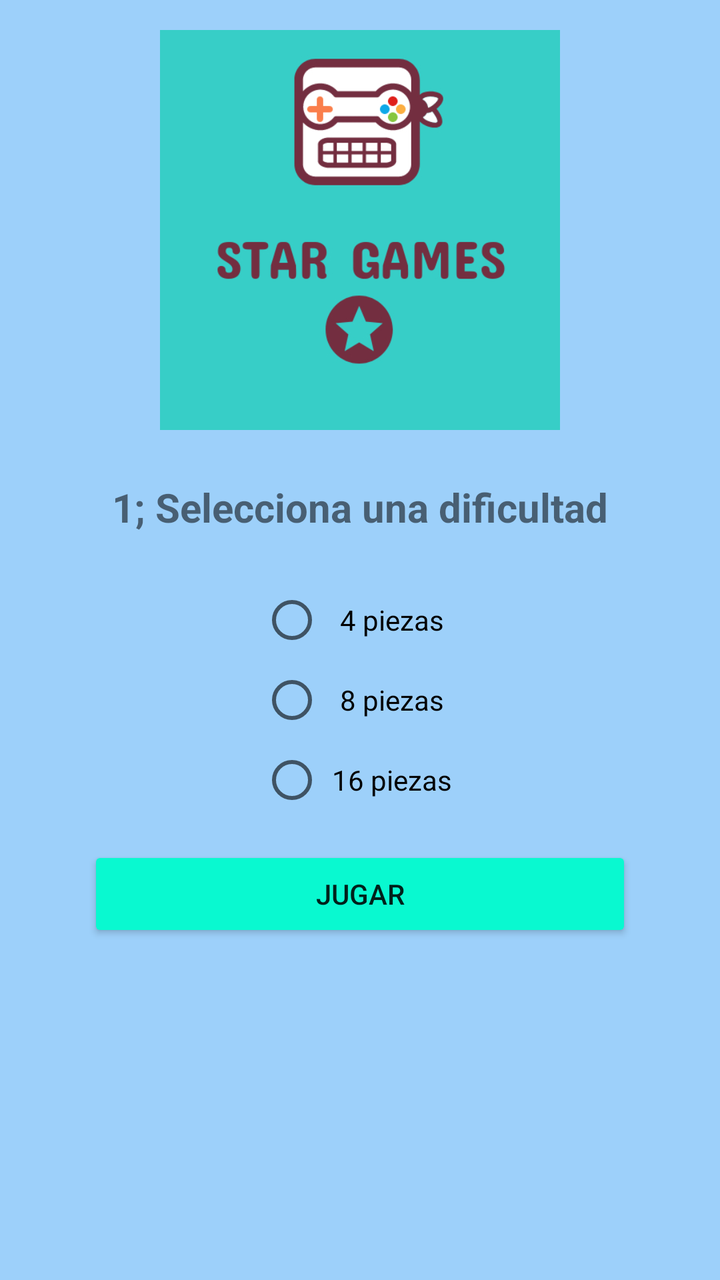
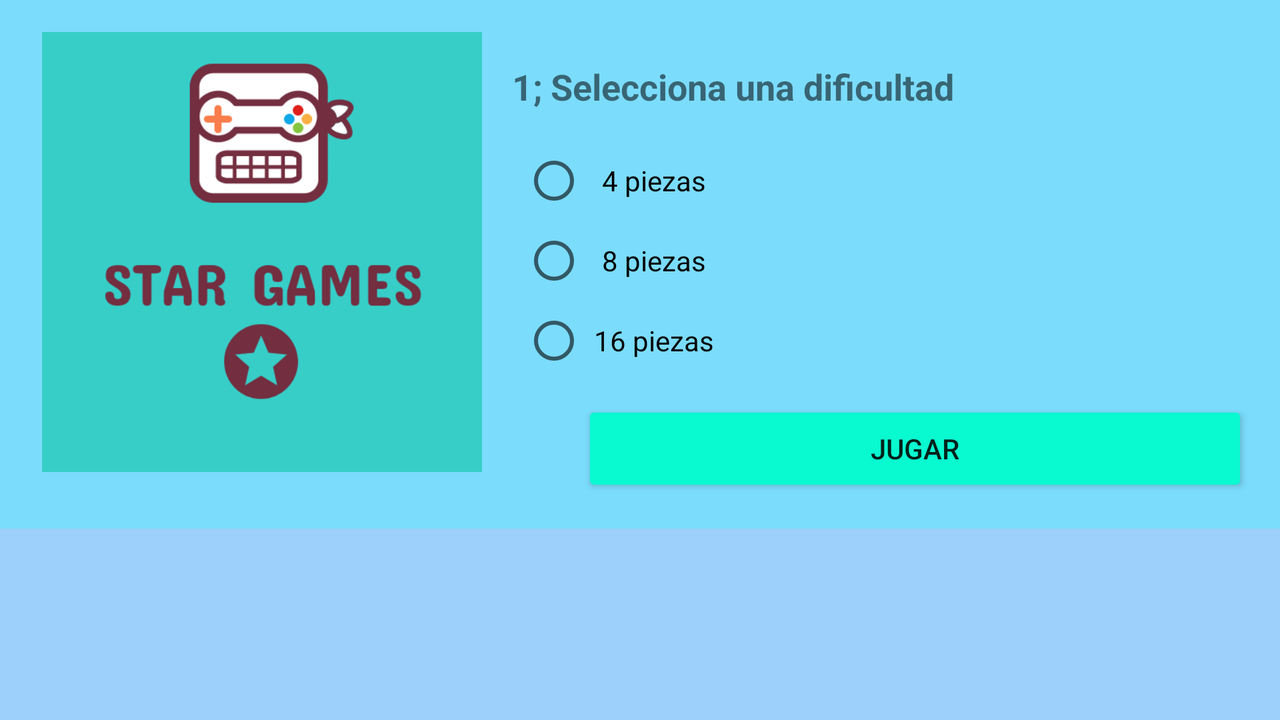

One screen, two layout resources from the same app: the default and the repository's alternative for another configuration. Each is rendered where Android would select it; the XML of both is given below.
<!-- AndroidManifest.xml: application theme AppTheme -->
<!-- res/layout/activity_seleccion.xml -->
<?xml version="1.0" encoding="utf-8"?>
<ScrollView xmlns:android="http://schemas.android.com/apk/res/android"
    android:layout_width="fill_parent"
    android:layout_height="fill_parent"
    android:background="@color/primary"
    android:fitsSystemWindows="true">

    <LinearLayout
        android:orientation="vertical"
        android:layout_width="match_parent"
        android:layout_height="wrap_content"
        android:paddingTop="15dp"
        android:paddingLeft="24dp"
        android:paddingRight="24dp">

        <ImageView android:src="@drawable/logo2"
            android:layout_width="200dp"
            android:layout_height="200dp"
            android:layout_marginBottom="10dp"
            android:layout_gravity="center_horizontal" />

        
        <TextView
            android:id="@+id/txtDificultad"
            android:layout_width="match_parent"
            android:layout_height="wrap_content"
            android:layout_centerInParent="true"
            android:text="@string/strSeleccionaDif"
            android:layout_alignParentStart="true"
            android:gravity="center"
            android:textSize="20dp"
            android:layout_marginBottom="10dp"
            android:textStyle="bold"
            android:layout_marginTop="15dp"
            />

        <android.support.design.widget.TextInputLayout
            android:layout_width="match_parent"
            android:layout_height="wrap_content"
            android:layout_marginTop="8dp"
            android:layout_marginBottom="8dp"
            android:gravity="center"
            >
            <RadioGroup
                android:id="@+id/btng_piezas"
                android:layout_width="wrap_content"
                android:layout_height="wrap_content"
                android:layout_below="@id/txtDificultad"
                android:layout_centerInParent="true"
                >
                <RadioButton
                    android:id="@+id/rdb_4piezas"
                    android:layout_width="100dp"
                    android:layout_height="30dp"
                    android:gravity="center"
                    android:text="@string/str_4piezas"
                    android:layout_marginTop="10dp"
                    />
                <RadioButton
                    android:id="@+id/rdb_8piezas"
                    android:layout_width="100dp"
                    android:layout_height="30dp"
                    android:gravity="center"
                    android:text="@string/str_8piezas"
                    android:layout_marginTop="10dp"
                    />
                <RadioButton
                    android:id="@+id/rdb_16piezas"
                    android:layout_width="100dp"
                    android:layout_height="30dp"
                    android:gravity="center"
                    android:text="@string/str_16piezas"
                    android:layout_marginTop="10dp"
                    />

            </RadioGroup>
        </android.support.design.widget.TextInputLayout>

        <android.support.v7.widget.AppCompatButton
            android:id="@+id/btn_jugar"
            android:layout_width="fill_parent"
            android:layout_height="wrap_content"
            android:layout_marginTop="10dp"
            android:layout_marginBottom="24dp"
            android:layout_marginRight="20dp"
            android:layout_marginLeft="20dp"
            android:padding="12dp"
            android:text="@string/str_jugar"
            android:theme="@style/MyButton4"
            android:layout_below="@id/btng_piezas"
            />
    </LinearLayout>
</ScrollView>
<!-- resources referenced by this layout -->
<resources>
  <color name="primary">#9dd0fa</color>
  <!-- drawable logo2: jpg bitmap (drawable, 82092 bytes) -->
  <string name="strSeleccionaDif">1; Selecciona una dificultad</string>
  <string name="str_16piezas">16 piezas</string>
  <string name="str_4piezas">4 piezas</string>
  <string name="str_8piezas">8 piezas</string>
  <string name="str_jugar">Jugar</string>
  <style name="MyButton4" parent="Theme.AppCompat.Light">
          <item name="colorControlHighlight">@color/turquesa</item>
          <item name="colorButtonNormal">@color/turquesa2</item>
      </style>
  <style name="AppTheme" parent="Theme.AppCompat.Light.DarkActionBar">
          
          <item name="colorPrimary">@color/colorPrimary</item>
          <item name="colorPrimaryDark">@color/colorPrimaryDark</item>
          <item name="colorAccent">@color/colorAccent</item>
      </style>
  <color name="turquesa">#04937b</color>
  <color name="turquesa2">#09f9d0</color>
  <color name="colorPrimary">#3a92f7</color>
  <color name="colorPrimaryDark">#303F9F</color>
  <color name="colorAccent">#1427fc</color>
</resources>
<!-- res/layout-land/activity_seleccion.xml (the repository's variant of the layout above) -->
<!-- drawn on the phone turned sideways -->
<ScrollView

    xmlns:android="http://schemas.android.com/apk/res/android"
    android:layout_width="fill_parent"
    android:layout_height="fill_parent"
    android:background="@color/primary"
    android:fitsSystemWindows="true"
    >

    <RelativeLayout
        android:layout_width="match_parent"
        android:layout_height="match_parent"
        android:orientation="horizontal"
        android:padding="16dp"
        android:background="#7bdcfc"
        >
        <ImageView
            android:id="@+id/img_logo"
            android:layout_width="220dp"
            android:layout_height="220dp"
            android:layout_marginLeft="5dp"
            android:layout_marginRight="0dp"
            android:src="@drawable/logo"
            />
        <TextView
            android:id="@+id/txtDificultad"
            android:layout_width="match_parent"
            android:layout_height="wrap_content"
            android:text="@string/strSeleccionaDif"
            android:textSize="18dp"
            android:layout_marginBottom="10dp"
            android:textStyle="bold"
            android:layout_marginTop="15dp"
            android:layout_toRightOf="@id/img_logo"
            android:layout_marginLeft="15dp"

            />

        <android.support.design.widget.TextInputLayout
            android:layout_width="wrap_content"
            android:layout_height="wrap_content"
            android:layout_marginTop="10dp"
            android:layout_marginBottom="8dp"
            android:layout_toRightOf="@id/img_logo"
            android:layout_below="@id/txtDificultad"
            android:layout_marginLeft="15dp"
            >
        </android.support.design.widget.TextInputLayout>

        <RadioGroup
            android:id="@+id/btng_piezas"
            android:layout_width="wrap_content"
            android:layout_height="wrap_content"
            android:layout_below="@id/txtDificultad"
            android:layout_toRightOf="@id/img_logo"
            android:layout_marginLeft="20dp"
            android:layout_centerInParent="true"
            >
            <RadioButton
                android:id="@+id/rdb_4piezas"
                android:layout_width="100dp"
                android:layout_height="30dp"
                android:gravity="center"
                android:text="@string/str_4piezas"
                android:layout_marginTop="10dp"

                />

            <RadioButton
                android:id="@+id/rdb_8piezas"
                android:layout_width="100dp"
                android:layout_height="30dp"
                android:gravity="center"
                android:text="@string/str_8piezas"
                android:layout_marginTop="10dp"
                />

            <RadioButton
                android:id="@+id/rdb_16piezas"
                android:layout_width="100dp"
                android:layout_height="30dp"
                android:gravity="center"
                android:text="@string/str_16piezas"
                android:layout_marginTop="10dp"
                />

        </RadioGroup>

        <android.support.v7.widget.AppCompatButton
            android:id="@+id/btn_jugar"
            android:layout_width="match_parent"
            android:layout_height="wrap_content"
            android:padding="2dp"
            android:text="@string/str_jugar"
            android:theme="@style/MyButton4"
            android:layout_below="@id/btng_piezas"
            android:layout_toRightOf="@id/img_logo"
            android:layout_marginLeft="50dp"
            android:layout_marginTop="15dp"
            />
    </RelativeLayout>


</ScrollView>
<!-- resources referenced by the variant -->
<!-- as the phone turned sideways resolves them -->
<resources>
  <color name="primary">#9dd0fa</color>
  <!-- drawable logo: png bitmap (drawable, 16675 bytes) -->
  <string name="strSeleccionaDif">1; Selecciona una dificultad</string>
  <string name="str_16piezas">16 piezas</string>
  <string name="str_4piezas">4 piezas</string>
  <string name="str_8piezas">8 piezas</string>
  <string name="str_jugar">Jugar</string>
  <style name="MyButton4" parent="Theme.AppCompat.Light">
          <item name="colorControlHighlight">@color/turquesa</item>
          <item name="colorButtonNormal">@color/turquesa2</item>
      </style>
  <style name="AppTheme" parent="Theme.AppCompat.Light.DarkActionBar">
          
          <item name="colorPrimary">@color/colorPrimary</item>
          <item name="colorPrimaryDark">@color/colorPrimaryDark</item>
          <item name="colorAccent">@color/colorAccent</item>
      </style>
  <color name="turquesa">#04937b</color>
  <color name="turquesa2">#09f9d0</color>
  <color name="colorPrimary">#3a92f7</color>
  <color name="colorPrimaryDark">#303F9F</color>
  <color name="colorAccent">#1427fc</color>
</resources>
